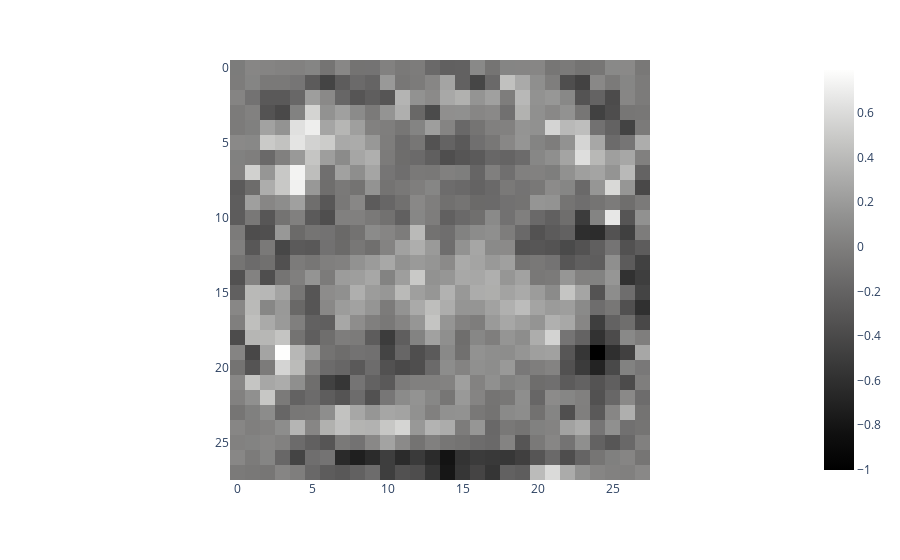

Notebook code cell kept with this figure:
### Markdown cell above
* Reshape the weights to form a 28x28 image and display it, can you interpret the weights on this neuron?

### Code cell
px.imshow(first_neuron_first_layer_weights.reshape([28,28]), color_continuous_scale="gray")

### Figure 1 — Plotly figure (JSON) as saved in the notebook; plotly's stock layout.template omitted (floating-point values rounded to 4 significant figures; data arrays with more than 128 entries replaced by an {"elided": "..."} marker saying what was removed)
{"data": [{"coloraxis": "coloraxis", "hovertemplate": "x: %{x}<br>y: %{y}<br>color: %{z}<extra></extra>", "name": "0", "type": "heatmap", "xaxis": "x", "yaxis": "y", "z": {"elided": "28x28 float values"}}], "layout": {"coloraxis": {"colorscale": [[0, "rgb(0, 0, 0)"], [0.09091, "rgb(16, 16, 16)"], [0.1818, "rgb(38, 38, 38)"], [0.2727, "rgb(59, 59, 59)"], [0.3636, "rgb(81, 80, 80)"], [0.4545, "rgb(102, 101, 101)"], [0.5455, "rgb(124, 123, 122)"], [0.6364, "rgb(146, 146, 145)"], [0.7273, "rgb(171, 171, 170)"], [0.8182, "rgb(197, 197, 195)"], [0.9091, "rgb(224, 224, 223)"], [1, "rgb(254, 254, 253)"]]}, "margin": {"t": 60}, "xaxis": {"anchor": "y", "constrain": "domain", "domain": [0, 1], "scaleanchor": "y"}, "yaxis": {"anchor": "x", "autorange": "reversed", "constrain": "domain", "domain": [0, 1]}}}
